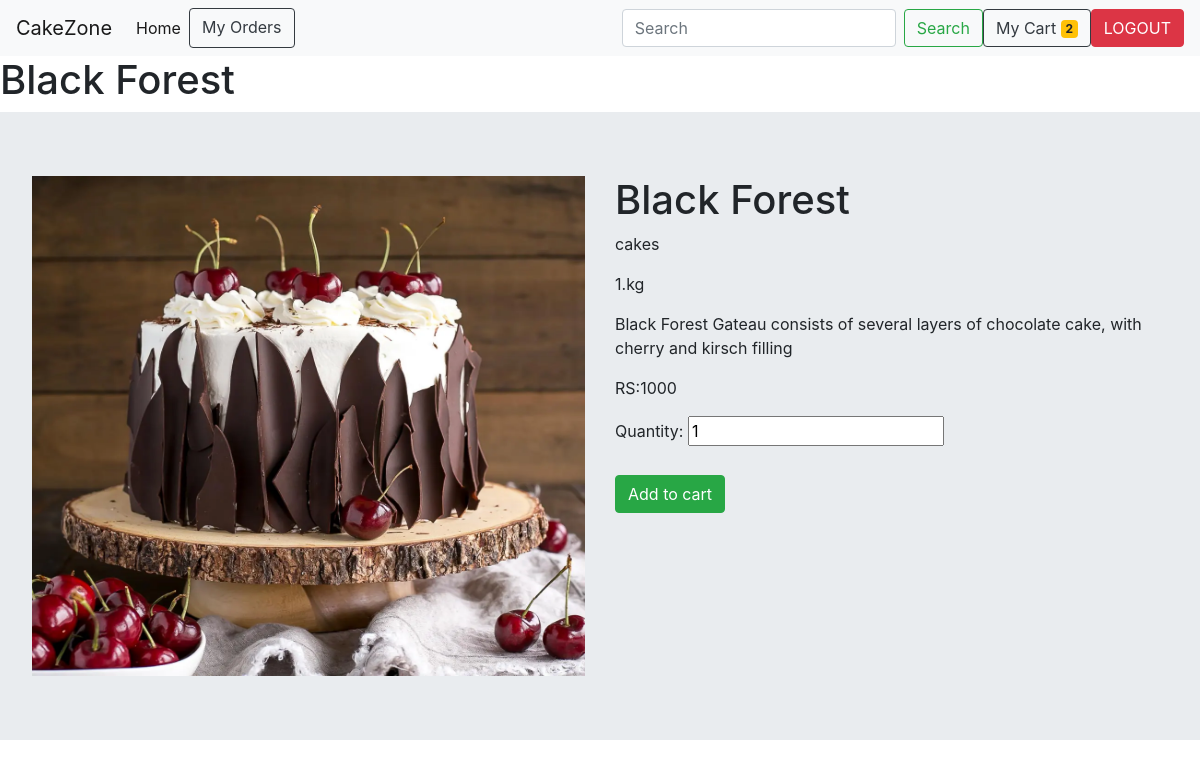
The app's page /cust/prodet/2 (signed in) with its own data.
### store/models.py (models this page shows)
class Product(models.Model):
    name=models.CharField(max_length=100)
    weight=models.IntegerField()
    price=models.IntegerField()
    image=models.ImageField(upload_to="product_images")
    description=models.CharField(max_length=500)
    category=models.CharField(max_length=100)

### customer/views.py (the view, shortened to what this page needs)
# urls.py: path('prodet/<int:pid>',Productdetailview.as_view(),name="pdet"),
@method_decorator(signin_required,name="dispatch")
class Productdetailview(DetailView):
    template_name="productdetails.html"
    model=Product
    context_object_name="product"
    pk_url_kwarg="pid"

### customer/context_processor.py (called while the page is built)
def cart_count(request):
    if request.user.is_authenticated:
        cnt=Cart.objects.filter(user=request.user,status='cart').count()
        return {"count": cnt}
    else:
        return {"count":0}

### customer/views.py (called while the page is built)
def signin_required(fn):
    def inner(request,*args,**kwargs):
        if request.user.is_authenticated:
           return fn(request,*args,**kwargs)
        else:
            messages.error(request,"Please Login First!!!")
            return redirect('log')
    return inner

### customer/templates/productdetails.html (shortened to what this page needs)
{% extends 'navbar.html'%}
{% block nav %}
<h1> {{product.name}}</h1>
<div class="row jumbotron">
    <div class="col">
        <img width="100%" height="500px" src="{{product.image.url}}" alt="product image">
    </div>
    <div class="col">
        <h1>{{product.name}}</h1>
        <p>{{product.category}}</p>
        <p>{{product.weight}}.kg</p>
        <p>{{product.description}}</p>
        <p>RS:{{product.price}}</p>
        <form method="post">
        <label for="fname">Quantity:</label>
        <input type="number" id="qty" name="quantity" value="1"><br><br>
        <button class="btn btn-success">Add to cart</button>
        </form>
    </div>
</div>
{% endblock nav %}

### records on screen
Product: name "Black Forest", image (picture), category "cakes", weight "1", description "Black Forest Gateau consists of several layers of chocolate cake, with cherry and kirsch filling", price "1000"

### other values on screen
{{ count }} "2"
